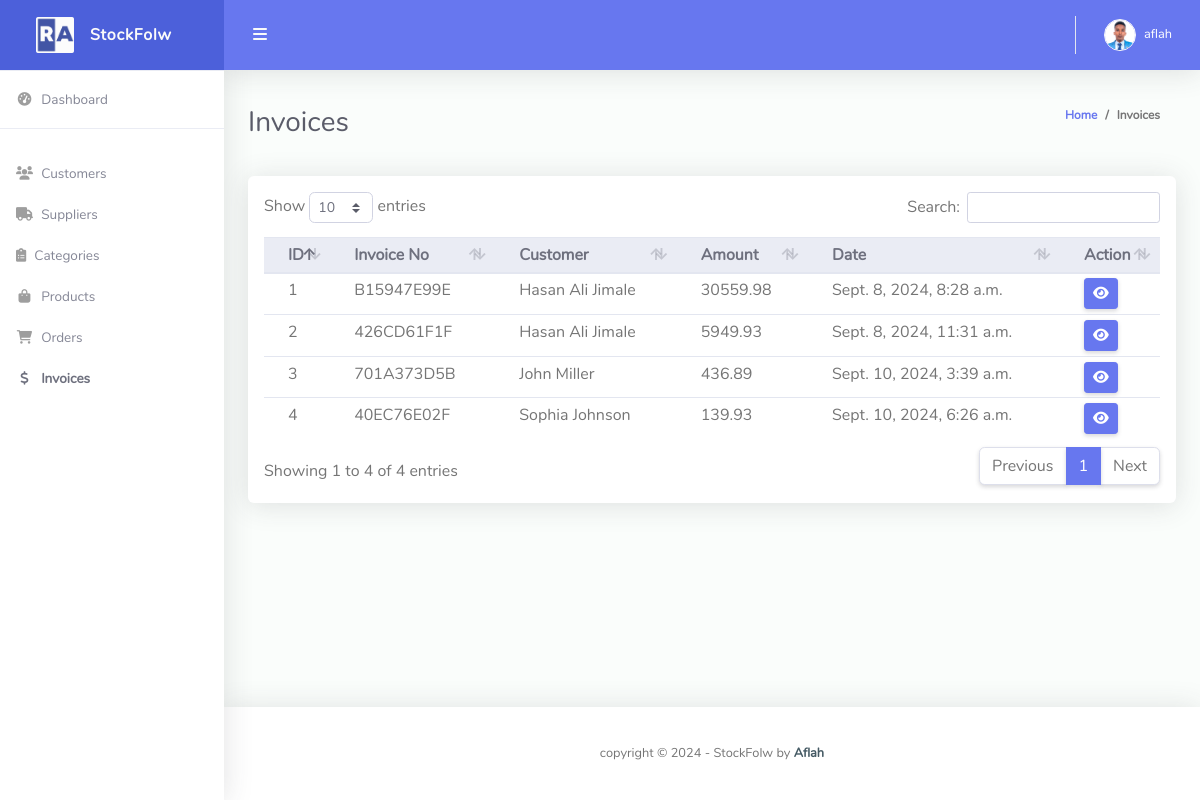
Page /invoice/ (signed in) on the earlier database version.
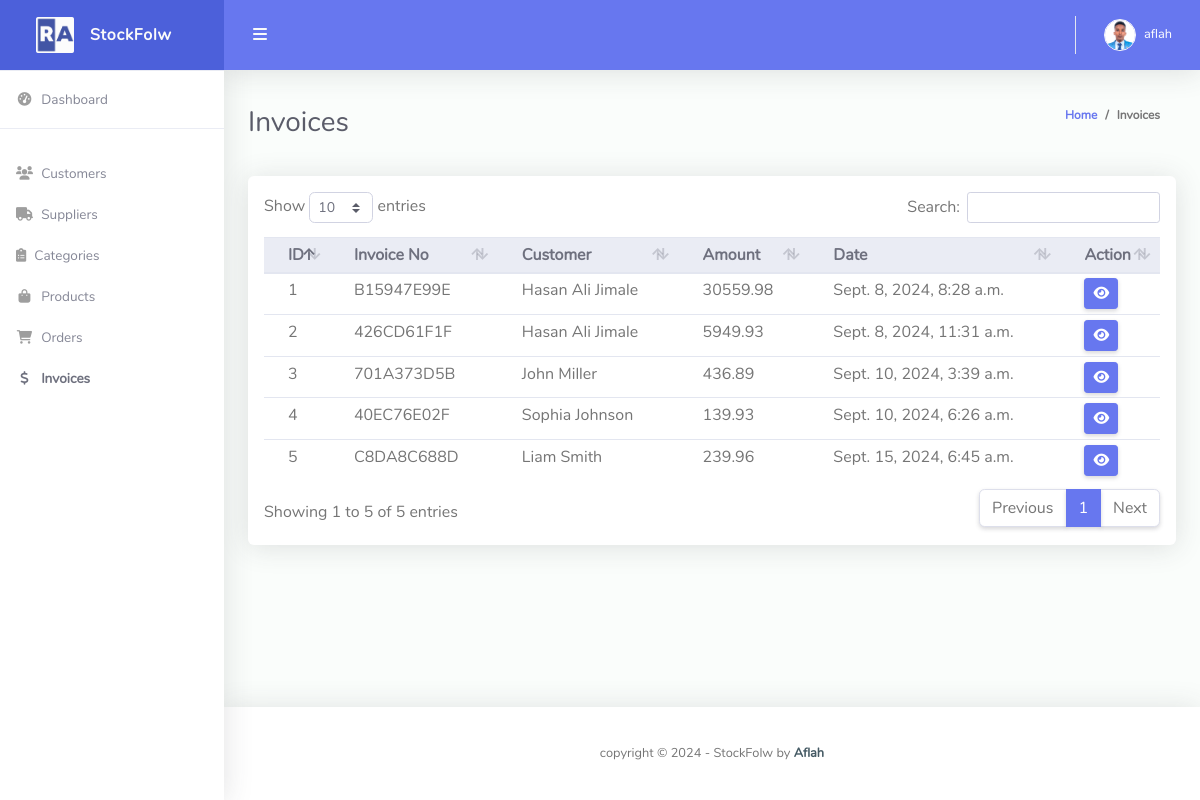
Same page on the later database version.
### stockflow/models.py (models this page shows, shortened)
class Invoice(models.Model):
    customer = models.ForeignKey(Customer, on_delete=models.CASCADE)
    orders = models.ManyToManyField(Order)
    invoice_number = models.CharField(max_length=100, unique=True)
    total_amount = models.DecimalField(max_digits=10, decimal_places=2)
    created_at = models.DateTimeField(auto_now_add=True)

class Customer(models.Model):
    user = models.OneToOneField(User, null=True, blank=True, on_delete=models.CASCADE)
    name = models.CharField(max_length=200, null=True, blank=True)
    phone = models.CharField(max_length=200, null=True, blank=True)
    email = models.EmailField(max_length=200, null=True, blank=True)
    address = models.TextField(null=True, blank=True)
    profile_pic = models.ImageField(default="profile1.png", null=True, blank=True)
    date_created = models.DateTimeField(auto_now_add=True, null=True, blank=True)

### stockflow/views.py (the view)
# urls.py: path('invoice/', views.invoice, name='invoice'),
@login_required(login_url='login')
def invoice(request):
    if request.user.is_staff:
        invoices = Invoice.objects.select_related('customer').prefetch_related('orders')
    else:
        invoices = Invoice.objects.filter(customer=request.user.customer).select_related('customer').prefetch_related('orders')
    context = {'invoices': invoices}
    return render(request, 'invoice.html', context)

### templates/invoice.html (shortened to what this page needs)
{% extends 'base.html' %}
{% block content %}
<div class="container-fluid" id="container-wrapper">
    <div class="d-sm-flex align-items-center justify-content-between mb-4">
        <h1 class="h3 mb-0 text-gray-800">Invoices</h1>
        <ol class="breadcrumb">
            <li class="breadcrumb-item"><a href="{% url 'home' %}">Home</a></li>
            <li class="breadcrumb-item">Invoices</li>
        </ol>
    </div>
    <div class="row">
        <div class="col-lg-12">
            <div class="card mb-4">
                <div class="table-responsive p-3">
                    <table class="table align-items-center table-flush table-hover table-sm" id="dataTableHover">
                        <thead class="thead-light">
                            <tr>
                                <th>ID</th>
                                <th>Invoice No</th>
                                <th>Customer</th>
                                <th>Amount</th>
                                <th>Date</th>
                                <th>Action</th>
                            </tr>
                        </thead>
                        <tbody>
                            {% for invoice in invoices %}
                            <tr>
                                <td>{{ invoice.id }}</td>
                                <td>{{ invoice.invoice_number }}</td>
                                <td>{{invoice.customer.name}}</td>
                                <td>{{ invoice.total_amount }}</td>
                                <td>{{invoice.created_at}}</td>
                                <td>
                                    <a href="{% url 'invoice_details' invoice.id %}" class="btn btn-sm btn-primary"
                                        target="_blank">
                                        <i class="fas fa-eye"></i>
                                    </a>
                                </td>
                            </tr>
                            {% endfor %}
                        </tbody>
                    </table>
                </div>
            </div>
        </div>
    </div>
</div>
{% endblock %}

Differences in the rows shown:
added Invoice: id "5", invoice_number "C8DA8C688D", customer.name "Liam Smith", total_amount "239.96", created_at "Sept. 15, 2024, 6:45 a.m."
Other differences:
text written by a page script: "Show entries Search: Showing 1 to 4 of 4 entries Previous 1 Next" → "Show entries Search: Showing 1 to 5 of 5 entries Previous 1 Next"
